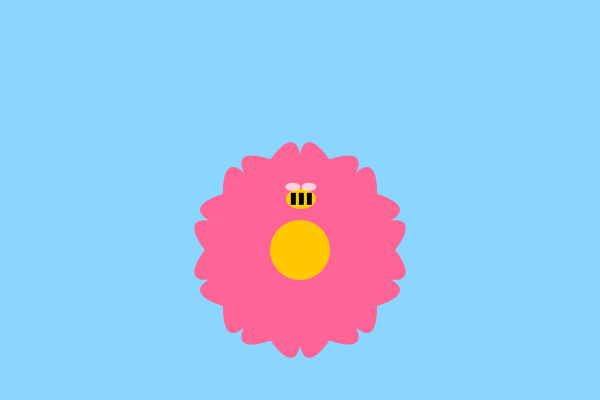
Frame 1 (no input)
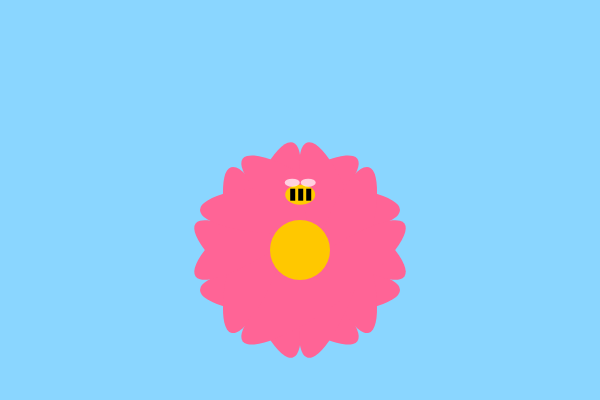
Frame 60 (no input)
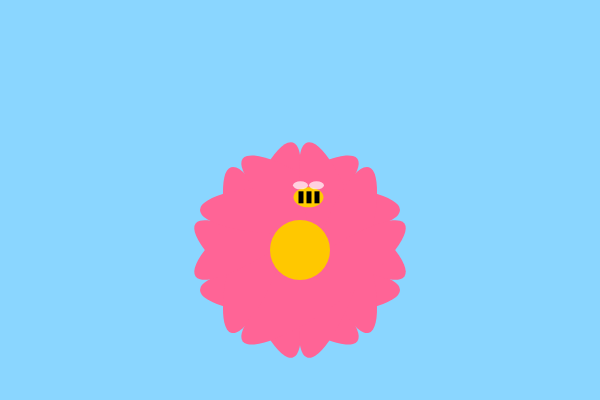
Frame 120 (the mouse pressed at the canvas centre since frame 60)

The p5.js sketch that drew these frames (run headless with seeded random() and noise() and a simulated clock; from frame 60 on, the mouse is pressed at the canvas centre):

// p5.js sketch
// ── sketch.js
let bee;

function setup() {
  createCanvas(600, 400);
  background(255);
  bee = createVector(width / 2, height / 2);
  noStroke();
}

function draw() {
  fill(138, 214, 255);
  rect(0, 0, width, height);

  drawFlower(width / 2, height / 2 + 50);

  bee.x += random(-2, 2);
  bee.y += random(-2, 2);

  drawBee(bee.x, bee.y);
}


// ref from https://editor.p5js.org/son/sketches/SkJJxG2Cm
function drawFlower(x, y) {
  push();
  translate(x, y);
  fill(255, 100, 150);
  for (let i = 0; i < 10; i++) {
    ellipse(0, 40, 200, 50);
    rotate(PI / 5);
  }
  fill(255, 200, 0);
  ellipse(0, 0, 60);
  pop();
}

function drawBee(x, y) {
  push();
  translate(x, y);
  fill(255, 204, 0);
  ellipse(0, 0, 30, 20);
  fill(0);
  rect(-10, -6, 5, 12);
  rect(-2, -6, 5, 12);
  rect(6, -6, 5, 12);
  fill(255, 255, 255, 180);
  ellipse(-8, -12, 15, 8);
  ellipse(8, -12, 15, 8);
  pop();
}
